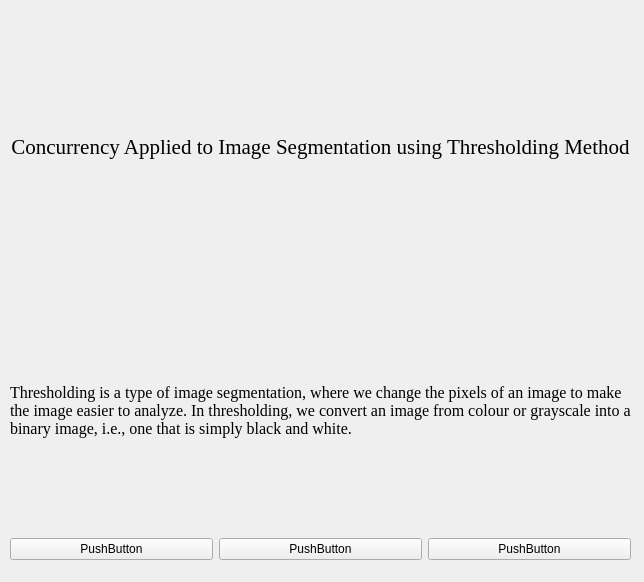
<?xml version="1.0" encoding="UTF-8"?>
<ui version="4.0">
 <class>Application</class>
 <widget class="QWidget" name="Application">
  <property name="geometry">
   <rect>
    <x>0</x>
    <y>0</y>
    <width>644</width>
    <height>582</height>
   </rect>
  </property>
  <property name="windowTitle">
   <string>Form</string>
  </property>
  <widget class="QStackedWidget" name="stackedWidget">
   <property name="geometry">
    <rect>
     <x>10</x>
     <y>10</y>
     <width>621</width>
     <height>551</height>
    </rect>
   </property>
   <widget class="QWidget" name="WelcomePage">
    <widget class="QWidget" name="verticalLayoutWidget">
     <property name="geometry">
      <rect>
       <x>0</x>
       <y>0</y>
       <width>621</width>
       <height>551</height>
      </rect>
     </property>
     <layout class="QVBoxLayout" name="verticalLayout">
      <item>
       <widget class="QLabel" name="label">
        <property name="font">
         <font>
          <family>Times New Roman</family>
          <pointsize>16</pointsize>
          <italic>false</italic>
         </font>
        </property>
        <property name="text">
         <string>Concurrency Applied to Image Segmentation using Thresholding Method</string>
        </property>
        <property name="textFormat">
         <enum>Qt::TextFormat::AutoText</enum>
        </property>
        <property name="scaledContents">
         <bool>false</bool>
        </property>
        <property name="alignment">
         <set>Qt::AlignmentFlag::AlignCenter</set>
        </property>
        <property name="wordWrap">
         <bool>true</bool>
        </property>
       </widget>
      </item>
      <item>
       <widget class="QWidget" name="widget" native="true">
        <widget class="QWidget" name="horizontalLayoutWidget">
         <property name="geometry">
          <rect>
           <x>0</x>
           <y>0</y>
           <width>621</width>
           <height>271</height>
          </rect>
         </property>
         <layout class="QHBoxLayout" name="horizontalLayout">
          <item>
           <widget class="QWidget" name="widget_2" native="true">
            <widget class="QWidget" name="verticalLayoutWidget_2">
             <property name="geometry">
              <rect>
               <x>0</x>
               <y>0</y>
               <width>621</width>
               <height>271</height>
              </rect>
             </property>
             <layout class="QVBoxLayout" name="verticalLayout_2">
              <item>
               <widget class="QLabel" name="label_2">
                <property name="font">
                 <font>
                  <family>Times New Roman</family>
                  <pointsize>12</pointsize>
                 </font>
                </property>
                <property name="text">
                 <string>Thresholding is a type of image segmentation, where we change the pixels of an image to make the image easier to analyze. In thresholding, we convert an image from colour or grayscale into a binary image, i.e., one that is simply black and white.</string>
                </property>
                <property name="wordWrap">
                 <bool>true</bool>
                </property>
               </widget>
              </item>
              <item>
               <layout class="QHBoxLayout" name="horizontalLayout_2">
                <item>
                 <widget class="QPushButton" name="pushButton_3">
                  <property name="text">
                   <string>PushButton</string>
                  </property>
                 </widget>
                </item>
                <item>
                 <widget class="QPushButton" name="pushButton_2">
                  <property name="text">
                   <string>PushButton</string>
                  </property>
                 </widget>
                </item>
                <item>
                 <widget class="QPushButton" name="pushButton">
                  <property name="text">
                   <string>PushButton</string>
                  </property>
                 </widget>
                </item>
               </layout>
              </item>
             </layout>
            </widget>
           </widget>
          </item>
         </layout>
        </widget>
       </widget>
      </item>
     </layout>
    </widget>
   </widget>
  </widget>
 </widget>
 <resources/>
 <connections/>
</ui>
